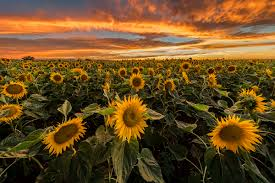
#> input picture Required Images/blob.jpg, 275 x 183 px, found by its file name
$ python 'Blob Detection.py'
#> lines starting #> are read from the running program, lines starting #| are printed output that depends on the picture
"""
Blob Detection
Blobs can be described as groups of connected pixels that all share a common property
"""
import cv2
import numpy as np

#to load an image
image = cv2.imread('C:/Users/LENOVO IDEAPAD 320/OneDrive/Desktop/Python_Projects/CV2 Learning Codes/Required Images/blob.jpg', 0)
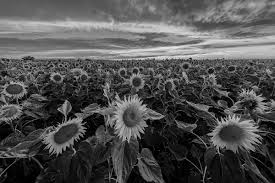
#> image: shape (183, 275); min 0, max 236, mean 80.7
cv2.imshow("image", image)
#Set up the detector with default parameters
detector = cv2.SimpleBlobDetector_create()

#Detect blobs
keypoints = detector.detect(image)
#> keypoints = 6 keypoints; (x, y, size): (65, 133, 22.5), (136, 82, 9), (57, 78, 7.1), (231, 69, 6.6), (210, 71, 6.4), (185, 66, 6.3)

#Draw detected blobs as red circles,
#cv2.DRAW_MATCHES_FLAGS_
blank = np.zeros((1,1))
blobs = cv2.drawKeypoints(image, keypoints, blank, (0, 255, 255), cv2.DRAW_MATCHES_FLAGS_DRAW_RICH_KEYPOINTS)

cv2.imshow("Blobs", blobs)

#It will show the window until the user press a key
cv2.waitKey(0)

#when you have seen all the windows press ESC at the last to destroy all the windows
#the waitKey(0) means it is waiting for ESC key
#waitKey(1) == 13 means press ENTER
#This closes all windows
cv2.destroyAllWindows()

$ run again, with Required Images/group.jpg copied over Required Images/blob.jpg
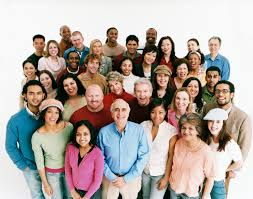
#> input picture Required Images/group.jpg, 253 x 199 px, found by its file name
#> `image = cv2.imread('C:/Users/LENOVO IDEAPAD 320/OneDrive/Desktop/Pytho..`:
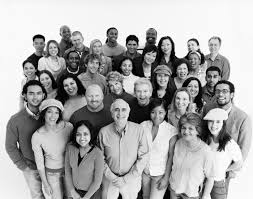
#> image: shape (199, 253); min 0, max 255, mean 169.5
#> keypoints = 1 keypoints; (x, y, size): (227, 174, 5.9)
